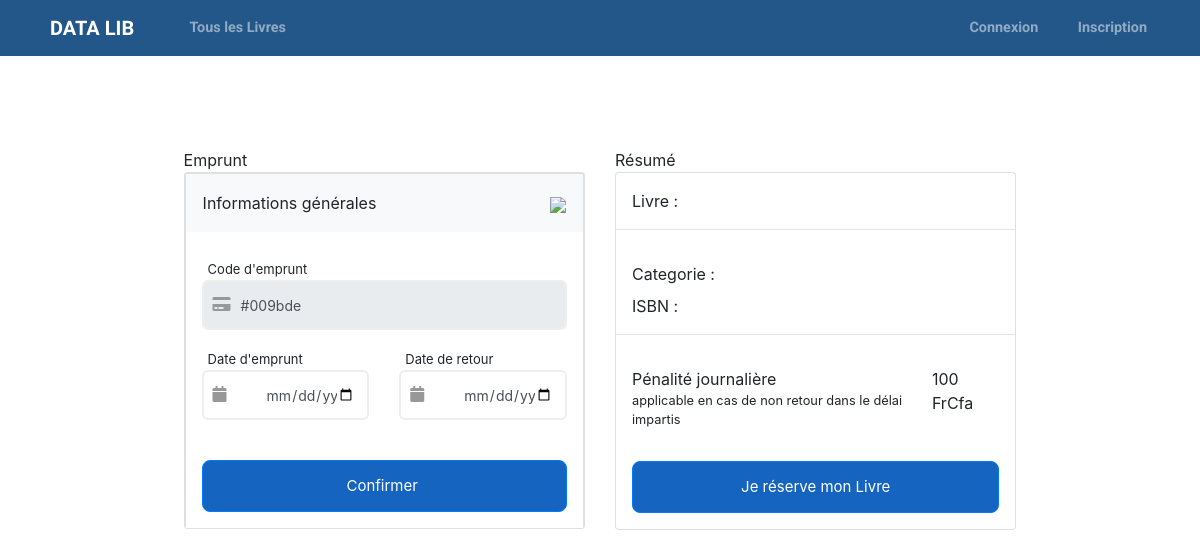
Page /book/3 on the earlier database version.
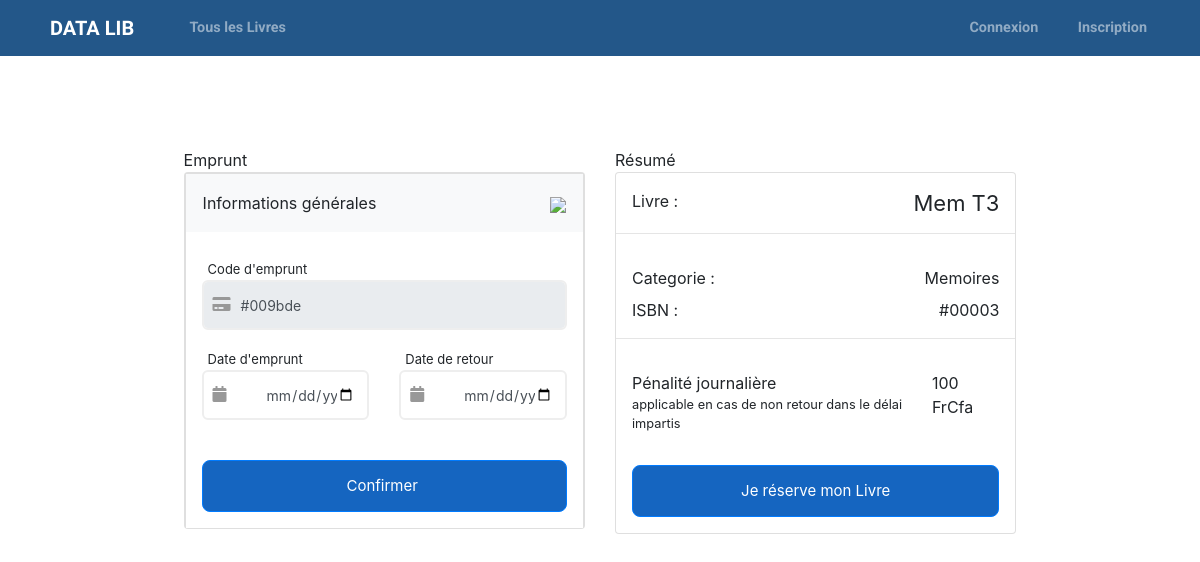
Same page on the later database version.
### app/mod_book/models.py (models this page shows, shortened)
class Base(db.Model):
    __abstract__ = True
    id = db.Column(db.Integer, primary_key=True)
    date_created = db.Column(db.String(128),  default=db.func.current_timestamp())
    date_modified = db.Column(db.String(128),  default=db.func.current_timestamp(),onupdate=db.func.current_timestamp())

@dataclass
class Book(Base):
    __tablename__ = 'book'
    title = db.Column(db.String(128),  nullable=False)
    isbn = db.Column(db.String(128),  nullable=False, unique=True)
    author = db.Column(db.String(128),  nullable=False)
    edition = db.Column(db.String(192),  nullable=False)
    nbExemplar = db.Column(db.Integer,  nullable=False, default=1)
    category = db.Column(db.String(128),  nullable=False)
    available = db.Column(db.SmallInteger, nullable=False, default=1)
    year = db.Column(db.Integer,  nullable=False)

### app/mod_book/controllers.py (the view)
@mod_book.route('/<int:id>',methods =['GET'])
def get_book_by_id(id):
    book = Book.query.filter_by(id=id).first()
    if 'user' in session:
        user = session['user']
    else:
        user = []
    return render_template("auth/book.html",book_info = book,user = user)

### app/templates/auth/book.html (shortened to what the changed rows need)
{% extends 'base.html' %}
{% block content %}
<div class="container d-flex justify-content-center mt-5 mb-5">
    <div class="row g-3">
        <div class="col-md-6"> <span>Emprunt</span>
            <div class="card">
                <div class="accordion" id="accordionExample">
                    <div class="card">
                        <div class="card-header p-0">
                            <h2 class="mb-0"> <button class="btn btn-light btn-block text-left p-3 rounded-0"
                                    data-toggle="collapse" data-target="#collapseOne" aria-expanded="true"
                                    aria-controls="collapseOne">
                                    <div class="d-flex align-items-center justify-content-between"> <span>Informations
                                            générales</span>
                                        <div class="icons"> <img src="https://i.imgur.com/2ISgYja.png" width="30"></div>
                                    </div>
                                </button> </h2>
                        </div>
                    </div>
                </div>
            </div>
        </div>
        <div class="col-md-6"> <span>Résumé</span>
            <div class="card">
                <div class="d-flex justify-content-between p-3">
                    <div class="mt-1"> <sup class="super-price">{{book_info.title}}</sup>
                    </div>
                </div>
                <div class="p-3">
                    <div class="d-flex justify-content-between mb-2"> <span>Categorie :</span>
                        <span>{{book_info.category}}</span>
                    </div>
                    <div class="d-flex justify-content-between"> <span>ISBN :</span>
                        <span>{{book_info.isbn}}</span>
                    </div>
                </div>
            </div>
        </div>
    </div>
</div>
</div>
{% endblock content %}

Differences in the rows shown:
added Book: title "Mem T3", category "Memoires", isbn "#00003"
